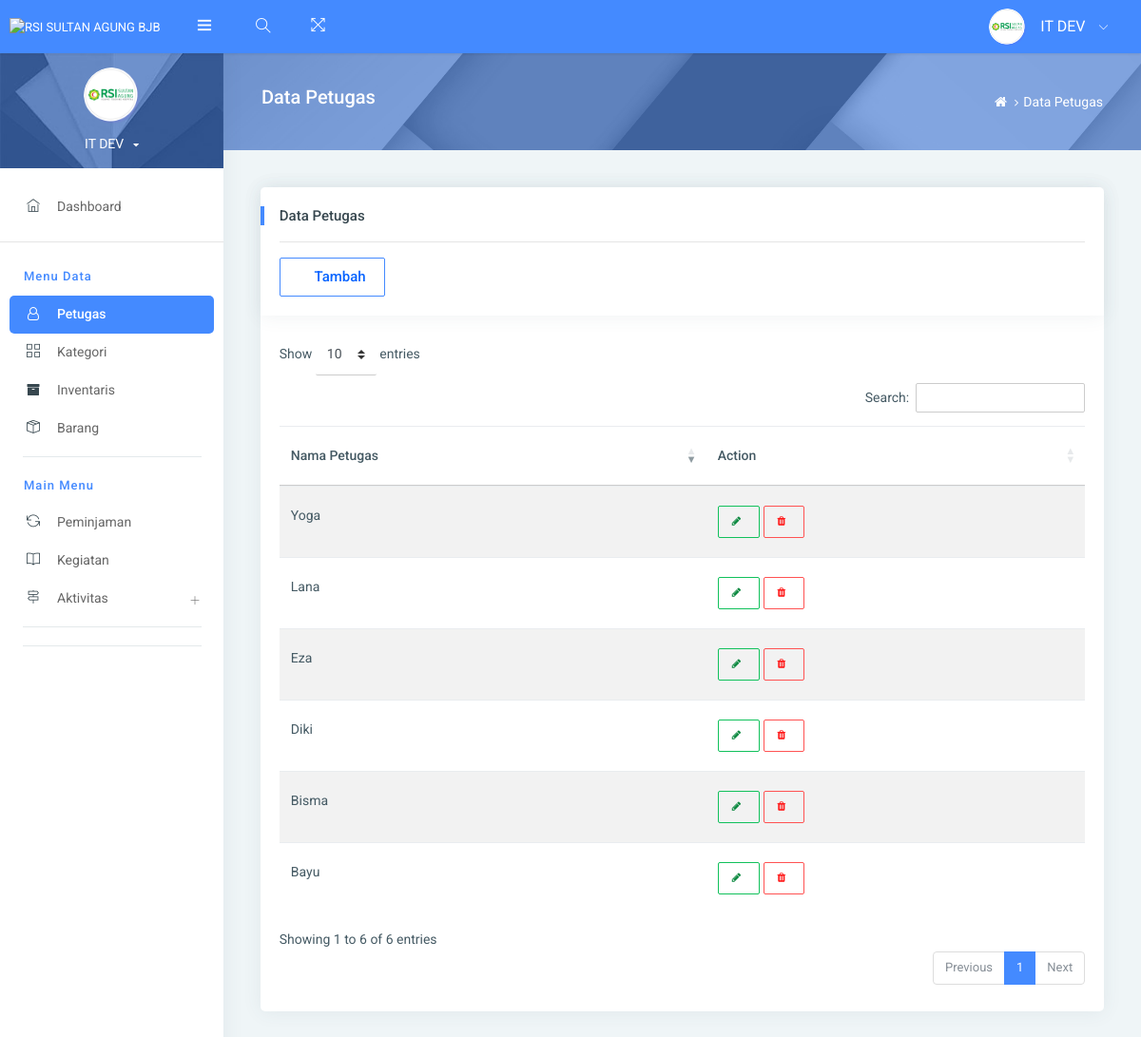
The app's page /admin/?page=petugas (signed in) with its own data.
### tables this page shows
CREATE TABLE `petugas` (
  `id` int(11) NOT NULL,
  `nama` varchar(50) NOT NULL
);

### petugas/show.php (the view, shortened to what this page needs)
<div class="pcoded-content">
    <div class="page-header">
        <div class="page-block">
            <div class="row align-items-center">
                <div class="col-md-8">
                    <div class="page-header-title">
                        <h5 class="m-b-10"><?php echo htmlspecialchars($title); ?></h5>
                    </div>
                </div>
                <div class="col-md-4">
                    <ul class="breadcrumb-title">
                        <li class="breadcrumb-item">
                            <a href="?page=dashboard"><i class="fa fa-home"></i></a>
                        </li>
                        <li class="breadcrumb-item"><a href="#!"><?php echo htmlspecialchars($title); ?></a></li>
                    </ul>
                </div>
            </div>
        </div>
    </div>
    <div class="pcoded-inner-content">
        <div class="main-body">
            <div class="page-wrapper">
                <div class="page-body">
                    <div class="card">
                        <div class="card-header">
                            <h5><?php echo htmlspecialchars($title); ?></h5>
                            <hr>
                            <div class="d-flex justify-content-between align-items-center">
                                <div>
                                    <a href="?page=petugasAdd" class="btn waves-effect waves-light btn-primary btn-outline-primary">
                                        <i class="icofont icofont-user-alt-3"></i>Tambah</a>
                                </div>
                            </div>
                        </div>
                        <div class="card-block table-border-style">
                            <div class="table-responsive">
                                <table id="datatable" class="table table-hover table-striped">
                                    <thead>
                                        <tr class="text-center">
                                            <th>Nama Petugas</th>
                                            <th>Action</th>
                                        </tr>
                                    </thead>
                                    <tbody id="table-body">
                                        <?php
                                        $result = mysqli_query($con, "SELECT * FROM petugas");
                                        while ($data = mysqli_fetch_array($result)) {
                                        ?>
                                            <tr>
                                                <td><?php echo htmlspecialchars($data['nama']); ?></td>
                                                <td>
                                                    <a data-toggle="tooltip" data-placement="top" title="Edit Data" class="btn waves-effect waves-dark btn-success btn-outline-success btn-sm" href="?page=petugasEdit&id=<?php echo $data['id']; ?>">
                                                        <i class="fa fa-pencil"></i></a>
                                                    <a data-toggle="tooltip" data-placement="top" title="Hapus Data"
                                                    class="btn waves-effect waves-dark btn-danger btn-outline-danger btn-sm"
                                                    href="#" onclick="confirmDelete(<?php echo $data['id']; ?>)">
                                                        <i class="fa fa-trash"></i>
                                                    </a>
                                                </td>
                                            </tr>
                                        <?php
                                        }
                                        ?>
                                    </tbody>
                                </table>
                            </div>
                        </div>
                    </div>
                </div>
            </div>
        </div>
    </div>
</div>

### records on screen
petugas: nama "Bisma"
petugas: nama "Lana"
petugas: nama "Diki"
petugas: nama "Eza"
petugas: nama "Bayu"
petugas: nama "Yoga"

### other values on screen
$title "Data Petugas"
